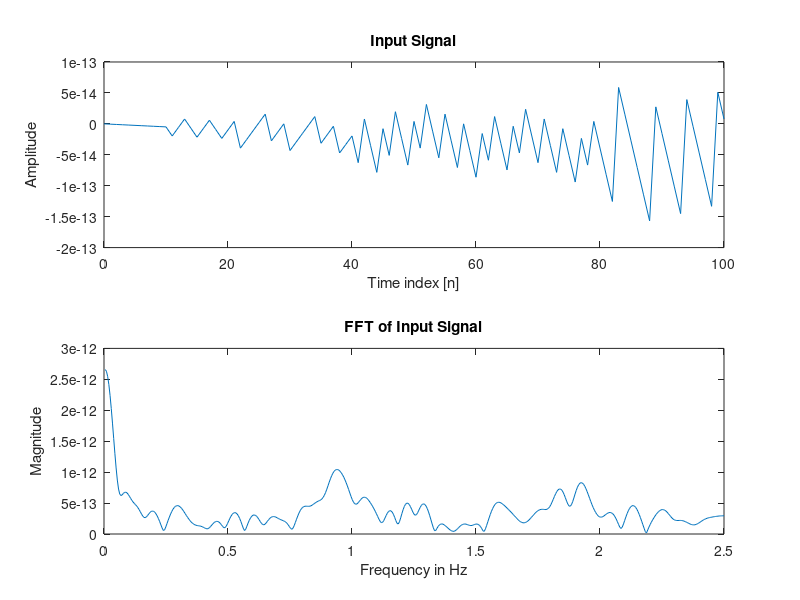

Write the MATLAB code that produced this figure. (Note: this script raises an error after producing the figure.)
n=0:100;
N=1024;% Number of FFT points
f1=input('Enter the freq of signal-1 in Hz =');
f2=input('Enter the freq of signal-2 in Hz =');
fs=input('Enter the sampling freq in Hz =');
fpass=input('Enter the pass-band freq =');
fstop=input('Enter the stop-band freq =');
rp=input('Enter the passband ripple =');
rs=input('Enter the stopband ripple =');
x1=sin(2*pi*n*(f1/fs));
x2=sin(2*pi*n*(f2/fs));
x=x1+x2;
subplot(2,1,1); plot(n,x);
xlabel('Time index [n]');
ylabel('Amplitude');
title('Input Signal');
f=abs (fft (x,N));
for i=1:N/2
freq(i)=((i/N)*fs);
end
subplot(2,1,2); plot(freq,f(1:N/2)); 
xlabel('Frequency in Hz');
ylabel('Magnitude');
title('FFT of Input Signal');
w=0:0.001:pi;
[n, wc]=buttord((2*fpass)/fs, (2*fstop)/fs, rp, rs);
[b,a]=butter(n,wc);
h=freqz (b,a,w);
filtered_signal=filter(b,a,x);
freq_domain=fft(filtered_signal, N);
figure (2);
subplot (2,1,2);
plot(freq, abs (freq_domain(1:N/2)));
xlabel('Frequency in Hz');
ylabel('Magnitude'); 
title('FFT of LPF Filtered Signal');
subplot(2,1,1); 
plot((w/2*pi), abs(h));
xlabel('Freq in Hz');
ylabel('Amplitude');
title('Frequency Response of LPF');